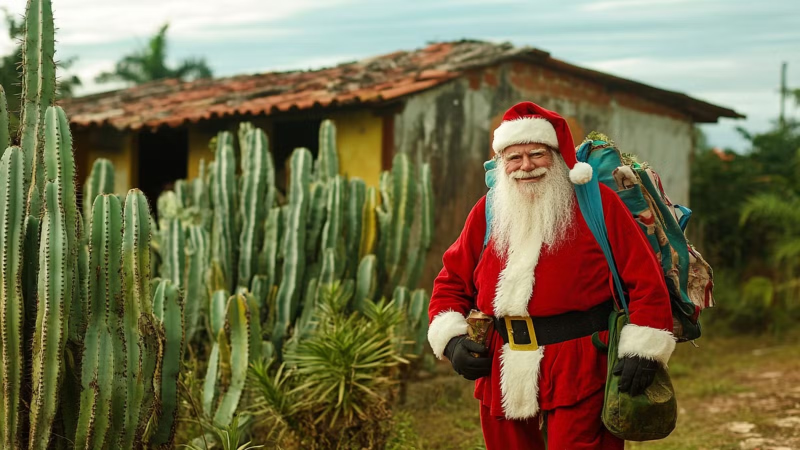
#> input picture assets/img_01.jpeg, 1600 x 900 px (shown at 1/2 size)
$ python -i main.py   (imports and definitions only)   (older library calls are emulated)
#> lines starting #> are read from the running program, lines starting #| are printed output that depends on the picture
#> in processar_imagem, img is the input picture: shape (900, 1600, 3); mean B, G, R 73.7, 106.3, 114.2
# ============================================================
# TRABALHO PRÁTICO – Computação Gráfica e Processamento de Imagens
# Tema: Detecção de Inconsistências em Imagens Potencialmente
#        Geradas por Inteligência Artificial
# ============================================================
# Integrantes:
#   - Gabriel Maciel de Aguiar Silva – Matrícula: 06006665
#   - Kleber Daniel                  – Matrícula: 06007199
# Turma: B
# ============================================================
#
# BIBLIOTECAS UTILIZADAS E JUSTIFICATIVAS:
#
#   cv2 (OpenCV – opencv-python-headless):
#       Biblioteca padrão para processamento de imagens com
#       implementações otimizadas em C++. Utilizada para leitura
#       de imagens, conversão de espaço de cor, filtros (mediana,
#       Gaussiano), detecção de bordas (Canny, Laplaciano, Sobel)
#       e cálculo de histogramas. Escolhida por ser extremamente
#       eficiente em termos de processamento e memória.
#
#   numpy:
#       Biblioteca para operações matriciais e cálculos estatísticos
#       vetorizados. É dependência nativa do OpenCV, portanto não
#       adiciona overhead. Utilizada para manipulação de arrays de
#       pixels, cálculos de variância, média, desvio padrão e
#       operações matemáticas sobre as métricas.
#
#   scipy (scipy.fft, scipy.stats):
#       Módulos para Transformada Rápida de Fourier (FFT) e
#       funções estatísticas (entropia, curtose, assimetria).
#       Implementações otimizadas em Fortran/C que oferecem
#       alto desempenho com baixo consumo de recursos.
#       Utilizada para análise de frequências espaciais e
#       cálculos estatísticos avançados sobre distribuições.
#
#   os, glob, argparse, math:
#       Bibliotecas padrão do Python. Utilizadas para manipulação
#       de caminhos de arquivos, listagem de imagens em diretórios,
#       parsing de argumentos de linha de comando e funções
#       matemáticas (exponencial para sigmoide). Não adicionam
#       dependências externas.
#
# ============================================================
# METODOLOGIA:
#   A solução combina 7 métricas independentes de análise de imagem,
#   cada uma explorando uma característica diferente que distingue
#   fotografias reais de imagens geradas por IA. As métricas são
#   combinadas via média ponderada e normalizadas com função
#   sigmoide para produzir uma probabilidade final entre 0% e 100%.
#
# LIMITAÇÕES:
#   - A abordagem é baseada em heurísticas e estatísticas, não em
#     aprendizado de máquina, portanto não se adapta a novos tipos
#     de geração de imagens automaticamente.
#   - Imagens muito comprimidas (JPEG de baixa qualidade) podem
#     apresentar artefatos que confundem as métricas.
#   - Imagens artísticas ou com filtros aplicados podem receber
#     probabilidades altas de IA mesmo sendo reais.
#   - Os limiares e pesos foram calibrados empiricamente e podem
#     não ser ideais para todos os tipos de imagem.
# ============================================================

import os
import glob
import argparse
import math

import cv2
import numpy as np
from scipy import fft as scipy_fft
from scipy import stats as scipy_stats


# ============================================================
# CONSTANTES E CONFIGURAÇÕES
# ============================================================

# Tamanho padrão para redimensionar imagens durante análise.
# Reduz o tempo de processamento mantendo informação suficiente.
TAMANHO_ANALISE = 512

# Extensões de imagem suportadas
EXTENSOES_IMAGEM = ('*.jpg', '*.jpeg', '*.png', '*.bmp', '*.tiff', '*.webp')

# Pesos para combinação das métricas.
# Definidos com base na relevância de cada métrica para detecção de IA:
#   - Ruído e FFT têm peso maior por serem indicadores mais confiáveis
#   - Entropia, histograma e suavidade têm peso menor por serem
#     mais suscetíveis a variações naturais
PESOS_METRICAS = {
    'ruido':      0.20,  # Análise de padrões de ruído
    'fft':        0.20,  # Análise de frequências espaciais
    'entropia':   0.10,  # Complexidade da informação
    'bordas':     0.15,  # Qualidade e consistência de bordas
    'textura':    0.15,  # Padrões de textura (GLCM simplificado)
    'histograma': 0.10,  # Distribuição de cores
    'suavidade':  0.10,  # Regiões excessivamente suaves
}

# Parâmetros da função sigmoide para normalização final.
# k controla a inclinação (sensibilidade) da curva.
# limiar é o ponto central onde a probabilidade é 50%.
# Calibrados empiricamente: os scores combinados das métricas
# tipicamente ficam entre 0.30 e 0.55, com o limiar posicionado
# no ponto médio observado para maximizar a discriminação.
SIGMOIDE_K = 8.0
SIGMOIDE_LIMIAR = 0.42


# ============================================================
# FUNÇÕES AUXILIARES
# ============================================================

def redimensionar_para_analise(img):
    """
    Redimensiona a imagem para um tamanho padrão, preservando
    a proporção. Isso garante que todas as métricas operam sobre
    imagens de dimensões similares, reduzindo o tempo de
    processamento sem perder informações relevantes.
    """
    h, w = img.shape[:2]
    maior = max(h, w)
    if maior <= TAMANHO_ANALISE:
        return img
    escala = TAMANHO_ANALISE / maior
    novo_w = int(w * escala)
    novo_h = int(h * escala)
    return cv2.resize(img, (novo_w, novo_h), interpolation=cv2.INTER_AREA)


def normalizar_score(valor, minimo, maximo):
    """
    Normaliza um valor para o intervalo [0, 1] dado um range esperado.
    Valores fora do range são limitados (clamp) a 0 ou 1.
    """
    if maximo <= minimo:
        return 0.5
    score = (valor - minimo) / (maximo - minimo)
    return max(0.0, min(1.0, score))


def sigmoide(x, k=SIGMOIDE_K, limiar=SIGMOIDE_LIMIAR):
    """
    Função sigmoide para converter score ponderado em probabilidade.
    Produz uma curva suave que mapeia valores ao redor do limiar
    para probabilidades próximas de 50%, com saturação nos extremos.
    """
    expoente = -k * (x - limiar)
    # Limitar o expoente para evitar overflow numérico
    expoente = max(-500.0, min(500.0, expoente))
    return 1.0 / (1.0 + math.exp(expoente))


# ============================================================
# MÉTRICA 1: ANÁLISE DE RUÍDO
# ============================================================
# Objetivo: Detectar padrões de ruído artificiais ou ausência de ruído.
#
# Fundamentação: Câmeras digitais reais introduzem ruído com
# distribuição característica (sensor noise), variando conforme ISO,
# iluminação e sensor. Modelos generativos de IA produzem imagens
# com ruído artificialmente uniforme ou praticamente sem ruído,
# especialmente em modelos de difusão que "limpam" o ruído iterativamente.
#
# Forma de cálculo:
#   1. Aplica filtro de mediana (5x5) para obter versão "limpa"
#   2. Subtrai a imagem filtrada da original → mapa de ruído
#   3. Calcula desvio padrão do ruído (intensidade do ruído)
#   4. Calcula uniformidade do ruído via coeficiente de variação local
#   5. Ruído muito baixo OU muito uniforme → mais provável IA
# ============================================================

def analisar_ruido(img):
    """
    Analisa os padrões de ruído da imagem para detectar
    características artificiais comuns em imagens geradas por IA.
    Retorna um score entre 0.0 (provavelmente real) e 1.0 (provavelmente IA).
    """
    # Converter para escala de cinza para análise de luminância
    cinza = cv2.cvtColor(img, cv2.COLOR_BGR2GRAY).astype(np.float64)

    # Aplicar filtro de mediana para remover ruído preservando bordas
    # Mediana é preferida sobre Gaussiano pois preserva bordas nítidas
    suavizada = cv2.medianBlur(img, 5)
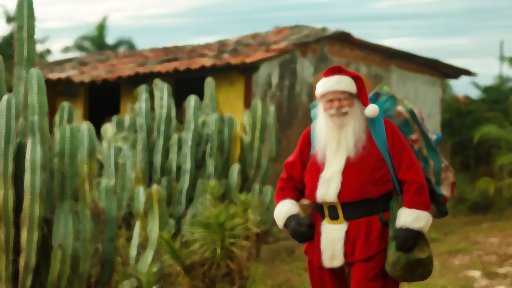
#> suavizada: shape (288, 512, 3); mean B, G, R 72.8, 105.7, 113.4
    cinza_suavizada = cv2.cvtColor(suavizada, cv2.COLOR_BGR2GRAY).astype(np.float64)
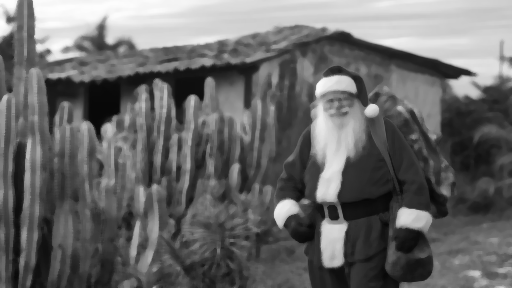
#> cinza_suavizada: shape (288, 512) float64; min 6, max 254, mean 104.3

    # Mapa de ruído: diferença entre original e versão filtrada
    mapa_ruido = cinza - cinza_suavizada
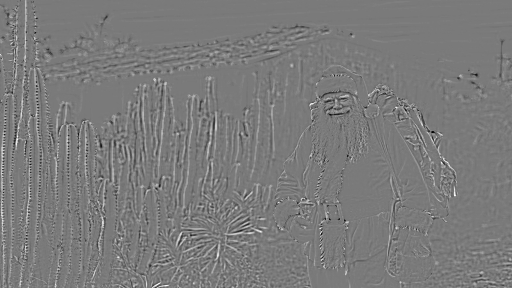
#> mapa_ruido: shape (288, 512) float64; min -98, max 106, mean 0.7; drawn with min black and max white

    # --- Indicador 1: Intensidade do ruído ---
    # Desvio padrão do mapa de ruído. Valores muito baixos
    # indicam imagem "limpa demais" (típico de IA)
    desvio_ruido = np.std(mapa_ruido)
#> desvio_ruido = 10.89

    # Score de intensidade: ruído abaixo de 2.0 é suspeito (muito limpo)
    # Ruído natural tipicamente fica entre 3.0 e 15.0
    score_intensidade = normalizar_score(desvio_ruido, 1.0, 8.0)
#> in normalizar_score, `score = (valor - minimo) / (maximo - minimo)`: score = 1.41
#> score_intensidade = 1
    # Inverter: baixo ruído = alta probabilidade de IA
    score_intensidade = 1.0 - score_intensidade
#> score_intensidade = 0

    # --- Indicador 2: Uniformidade do ruído ---
    # Dividir em blocos e calcular desvio padrão local de cada bloco.
    # Em fotos reais, o ruído varia entre regiões claras e escuras.
    # Em imagens de IA, o ruído tende a ser mais uniforme.
    h, w = mapa_ruido.shape
    tam_bloco = 32
    desvios_locais = []

    for y in range(0, h - tam_bloco + 1, tam_bloco):
        for x in range(0, w - tam_bloco + 1, tam_bloco):
            bloco = mapa_ruido[y:y + tam_bloco, x:x + tam_bloco]
            desvios_locais.append(np.std(bloco))
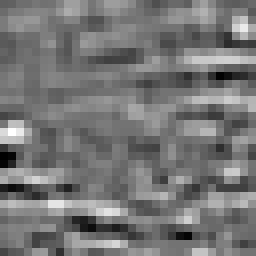
#> bloco: shape (32, 32) float64 (shown 8 times larger); min -45, max 54, mean 1; drawn with min black and max white
#> after the loop, desvios_locais = 144 values, max 22.07 at index 64, min 0.662 at index 14, mean 9.58

    if len(desvios_locais) < 4:
        return 0.5  # Imagem muito pequena, retornar neutro

    desvios_locais = np.array(desvios_locais)

    # Coeficiente de variação dos desvios locais
    # Quanto menor, mais uniforme é o ruído (mais suspeito)
    media_desvios = np.mean(desvios_locais)
#> media_desvios = 9.58
    if media_desvios > 0:
        cv_ruido = np.std(desvios_locais) / media_desvios
#> cv_ruido = 0.532
    else:
        cv_ruido = 0.0

    # Score de uniformidade: CV abaixo de 0.3 é suspeito
    score_uniformidade = normalizar_score(cv_ruido, 0.15, 0.80)
#> score_uniformidade = 0.588
    # Inverter: ruído uniforme = alta probabilidade de IA
    score_uniformidade = 1.0 - score_uniformidade
#> score_uniformidade = 0.412

    # Combinar os dois indicadores
    score_final = 0.5 * score_intensidade + 0.5 * score_uniformidade
#> score_final = 0.206
    return score_final


# ============================================================
# MÉTRICA 2: ANÁLISE DE FREQUÊNCIA (FFT)
# ============================================================
# Objetivo: Detectar anomalias no espectro de frequências espaciais.
#
# Fundamentação: Imagens naturais seguem uma lei de potência no
# domínio de frequência (lei 1/f), onde a energia diminui
# proporcionalmente com a frequência. Redes generativas (GANs,
# modelos de difusão) frequentemente produzem artefatos espectrais,
# como excesso ou déficit de energia em certas faixas de frequência.
#
# Forma de cálculo:
#   1. Converte para escala de cinza
#   2. Aplica FFT 2D e calcula magnitude do espectro
#   3. Cria perfil radial de energia (média por anel de frequência)
#   4. Calcula razão entre energia de alta e baixa frequência
#   5. Calcula desvio em relação à lei 1/f esperada
# ============================================================

def analisar_frequencia(img):
    """
    Analisa o espectro de frequências da imagem via FFT
    para detectar anomalias espectrais típicas de imagens geradas por IA.
    Retorna um score entre 0.0 (provavelmente real) e 1.0 (provavelmente IA).
    """
    # Converter para escala de cinza
    cinza = cv2.cvtColor(img, cv2.COLOR_BGR2GRAY).astype(np.float64)

    # Aplicar janela de Hanning para reduzir artefatos de borda na FFT
    h, w = cinza.shape
    janela_h = np.hanning(h)
#> janela_h = 288 values, max 1 at index 143, min 0 at index 0, mean 0.498
    janela_w = np.hanning(w)
#> janela_w = 512 values, max 1 at index 255, min 0 at index 0, mean 0.499
    janela = np.outer(janela_h, janela_w)
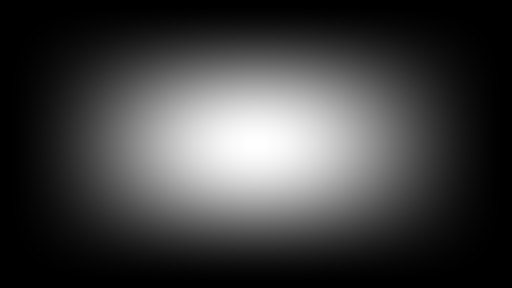
#> janela: shape (288, 512) float64; min 0, max 1, mean 0.249
    cinza_janelada = cinza * janela
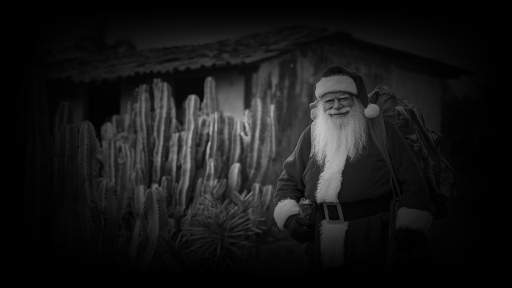
#> cinza_janelada: shape (288, 512) float64; min 0, max 195.4, mean 23.6

    # Calcular FFT 2D e magnitude do espectro
    espectro = scipy_fft.fft2(cinza_janelada)
    espectro_shift = scipy_fft.fftshift(espectro)
    magnitude = np.abs(espectro_shift)

    # --- Perfil radial de energia ---
    # Calcular distância de cada pixel ao centro (DC)
    centro_y, centro_x = h // 2, w // 2
    y_coords, x_coords = np.ogrid[:h, :w]
#> y_coords = 288 values from 0 to 287
    distancias = np.sqrt((y_coords - centro_y) ** 2 + (x_coords - centro_x) ** 2)
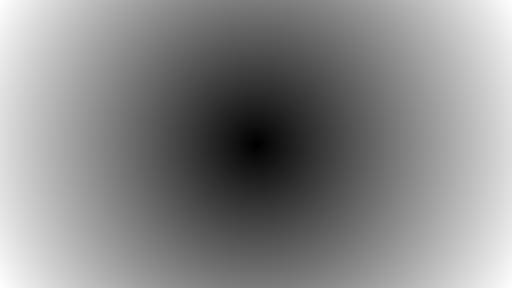
#> distancias: shape (288, 512) float64; min 0, max 293.7, mean 156.7; drawn with min black and max white

    # Raio máximo
    raio_max = min(centro_y, centro_x)
    num_bins = min(64, raio_max)
#> (the rest of the program and of its run is left out)
